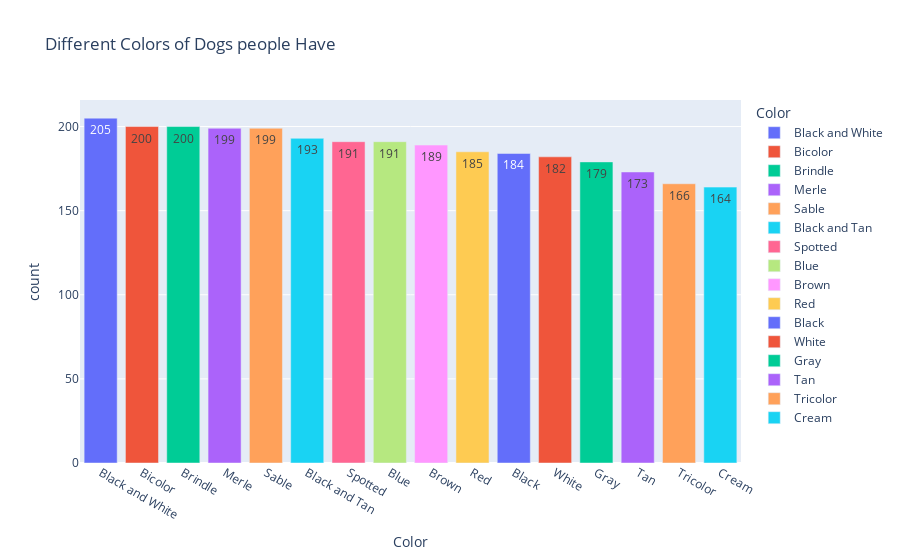

Source (notebook cell):
### Code cell
d1=df["Color"].value_counts().reset_index(name="count")
fig=px.bar(d1,x="Color",y="count",color="Color",title="Different Colors of Dogs people Have")
fig.update_traces(textposition='auto', texttemplate='%{y}')
fig.show()

### Figure 1 — Plotly figure (JSON) as saved in the notebook; plotly's stock layout.template omitted (floating-point values rounded to 4 significant figures)
{"data": [{"alignmentgroup": "True", "hovertemplate": "Color=%{x}<br>count=%{y}<extra></extra>", "legendgroup": "Black and White", "marker": {"color": "#636efa", "pattern": {"shape": ""}}, "name": "Black and White", "offsetgroup": "Black and White", "orientation": "v", "showlegend": true, "textposition": "auto", "texttemplate": "%{y}", "type": "bar", "x": ["Black and White"], "xaxis": "x", "y": [205], "yaxis": "y"}, {"alignmentgroup": "True", "hovertemplate": "Color=%{x}<br>count=%{y}<extra></extra>", "legendgroup": "Bicolor", "marker": {"color": "#EF553B", "pattern": {"shape": ""}}, "name": "Bicolor", "offsetgroup": "Bicolor", "orientation": "v", "showlegend": true, "textposition": "auto", "texttemplate": "%{y}", "type": "bar", "x": ["Bicolor"], "xaxis": "x", "y": [200], "yaxis": "y"}, {"alignmentgroup": "True", "hovertemplate": "Color=%{x}<br>count=%{y}<extra></extra>", "legendgroup": "Brindle", "marker": {"color": "#00cc96", "pattern": {"shape": ""}}, "name": "Brindle", "offsetgroup": "Brindle", "orientation": "v", "showlegend": true, "textposition": "auto", "texttemplate": "%{y}", "type": "bar", "x": ["Brindle"], "xaxis": "x", "y": [200], "yaxis": "y"}, {"alignmentgroup": "True", "hovertemplate": "Color=%{x}<br>count=%{y}<extra></extra>", "legendgroup": "Merle", "marker": {"color": "#ab63fa", "pattern": {"shape": ""}}, "name": "Merle", "offsetgroup": "Merle", "orientation": "v", "showlegend": true, "textposition": "auto", "texttemplate": "%{y}", "type": "bar", "x": ["Merle"], "xaxis": "x", "y": [199], "yaxis": "y"}, {"alignmentgroup": "True", "hovertemplate": "Color=%{x}<br>count=%{y}<extra></extra>", "legendgroup": "Sable", "marker": {"color": "#FFA15A", "pattern": {"shape": ""}}, "name": "Sable", "offsetgroup": "Sable", "orientation": "v", "showlegend": true, "textposition": "auto", "texttemplate": "%{y}", "type": "bar", "x": ["Sable"], "xaxis": "x", "y": [199], "yaxis": "y"}, {"alignmentgroup": "True", "hovertemplate": "Color=%{x}<br>count=%{y}<extra></extra>", "legendgroup": "Black and Tan", "marker": {"color": "#19d3f3", "pattern": {"shape": ""}}, "name": "Black and Tan", "offsetgroup": "Black and Tan", "orientation": "v", "showlegend": true, "textposition": "auto", "texttemplate": "%{y}", "type": "bar", "x": ["Black and Tan"], "xaxis": "x", "y": [193], "yaxis": "y"}, {"alignmentgroup": "True", "hovertemplate": "Color=%{x}<br>count=%{y}<extra></extra>", "legendgroup": "Spotted", "marker": {"color": "#FF6692", "pattern": {"shape": ""}}, "name": "Spotted", "offsetgroup": "Spotted", "orientation": "v", "showlegend": true, "textposition": "auto", "texttemplate": "%{y}", "type": "bar", "x": ["Spotted"], "xaxis": "x", "y": [191], "yaxis": "y"}, {"alignmentgroup": "True", "hovertemplate": "Color=%{x}<br>count=%{y}<extra></extra>", "legendgroup": "Blue", "marker": {"color": "#B6E880", "pattern": {"shape": ""}}, "name": "Blue", "offsetgroup": "Blue", "orientation": "v", "showlegend": true, "textposition": "auto", "texttemplate": "%{y}", "type": "bar", "x": ["Blue"], "xaxis": "x", "y": [191], "yaxis": "y"}, {"alignmentgroup": "True", "hovertemplate": "Color=%{x}<br>count=%{y}<extra></extra>", "legendgroup": "Brown", "marker": {"color": "#FF97FF", "pattern": {"shape": ""}}, "name": "Brown", "offsetgroup": "Brown", "orientation": "v", "showlegend": true, "textposition": "auto", "texttemplate": "%{y}", "type": "bar", "x": ["Brown"], "xaxis": "x", "y": [189], "yaxis": "y"}, {"alignmentgroup": "True", "hovertemplate": "Color=%{x}<br>count=%{y}<extra></extra>", "legendgroup": "Red", "marker": {"color": "#FECB52", "pattern": {"shape": ""}}, "name": "Red", "offsetgroup": "Red", "orientation": "v", "showlegend": true, "textposition": "auto", "texttemplate": "%{y}", "type": "bar", "x": ["Red"], "xaxis": "x", "y": [185], "yaxis": "y"}, {"alignmentgroup": "True", "hovertemplate": "Color=%{x}<br>count=%{y}<extra></extra>", "legendgroup": "Black", "marker": {"color": "#636efa", "pattern": {"shape": ""}}, "name": "Black", "offsetgroup": "Black", "orientation": "v", "showlegend": true, "textposition": "auto", "texttemplate": "%{y}", "type": "bar", "x": ["Black"], "xaxis": "x", "y": [184], "yaxis": "y"}, {"alignmentgroup": "True", "hovertemplate": "Color=%{x}<br>count=%{y}<extra></extra>", "legendgroup": "White", "marker": {"color": "#EF553B", "pattern": {"shape": ""}}, "name": "White", "offsetgroup": "White", "orientation": "v", "showlegend": true, "textposition": "auto", "texttemplate": "%{y}", "type": "bar", "x": ["White"], "xaxis": "x", "y": [182], "yaxis": "y"}, {"alignmentgroup": "True", "hovertemplate": "Color=%{x}<br>count=%{y}<extra></extra>", "legendgroup": "Gray", "marker": {"color": "#00cc96", "pattern": {"shape": ""}}, "name": "Gray", "offsetgroup": "Gray", "orientation": "v", "showlegend": true, "textposition": "auto", "texttemplate": "%{y}", "type": "bar", "x": ["Gray"], "xaxis": "x", "y": [179], "yaxis": "y"}, {"alignmentgroup": "True", "hovertemplate": "Color=%{x}<br>count=%{y}<extra></extra>", "legendgroup": "Tan", "marker": {"color": "#ab63fa", "pattern": {"shape": ""}}, "name": "Tan", "offsetgroup": "Tan", "orientation": "v", "showlegend": true, "textposition": "auto", "texttemplate": "%{y}", "type": "bar", "x": ["Tan"], "xaxis": "x", "y": [173], "yaxis": "y"}, {"alignmentgroup": "True", "hovertemplate": "Color=%{x}<br>count=%{y}<extra></extra>", "legendgroup": "Tricolor", "marker": {"color": "#FFA15A", "pattern": {"shape": ""}}, "name": "Tricolor", "offsetgroup": "Tricolor", "orientation": "v", "showlegend": true, "textposition": "auto", "texttemplate": "%{y}", "type": "bar", "x": ["Tricolor"], "xaxis": "x", "y": [166], "yaxis": "y"}, {"alignmentgroup": "True", "hovertemplate": "Color=%{x}<br>count=%{y}<extra></extra>", "legendgroup": "Cream", "marker": {"color": "#19d3f3", "pattern": {"shape": ""}}, "name": "Cream", "offsetgroup": "Cream", "orientation": "v", "showlegend": true, "textposition": "auto", "texttemplate": "%{y}", "type": "bar", "x": ["Cream"], "xaxis": "x", "y": [164], "yaxis": "y"}], "layout": {"barmode": "relative", "legend": {"title": {"text": "Color"}, "tracegroupgap": 0}, "title": {"text": "Different Colors of Dogs people Have"}, "xaxis": {"anchor": "y", "categoryarray": ["Black and White", "Bicolor", "Brindle", "Merle", "Sable", "Black and Tan", "Spotted", "Blue", "Brown", "Red", "Black", "White", "Gray", "Tan", "Tricolor", "Cream"], "categoryorder": "array", "domain": [0, 1], "title": {"text": "Color"}}, "yaxis": {"anchor": "x", "domain": [0, 1], "title": {"text": "count"}}}}
